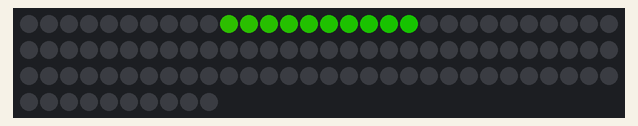
This sketch was run on a simulated Arduino Uno, built with avr-gcc and run on an emulated ATmega328P. Parts: 100 RGB LEDs in strip order, left to right, continuing on the next row. Dim RGB values are drawn brighter than linear.

Above: at 6.1 s.
At 7.3 s:
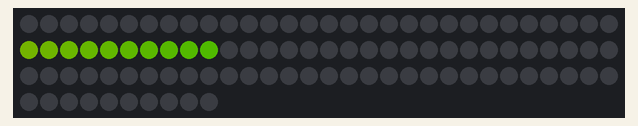
At 8.5 s:
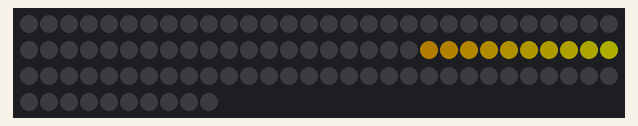
At 10.8 s:
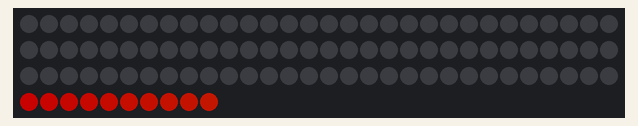
At 13.2 s:
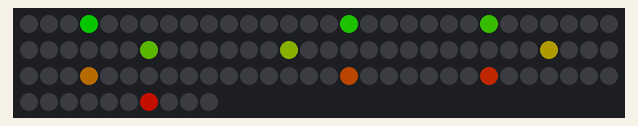
At 16.8 s:
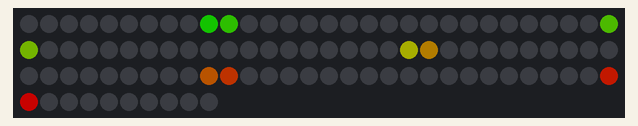

Measured:
- by itself, everything shown: repeats every 17.3 s, in 148 steps

The sketch:

strip_led_tuto.ino
```cpp
#include <Adafruit_NeoPixel.h>

typedef unsigned char uint8;  // 8 bits non signé
typedef char int8;  // 8 bits signé

#define MX_LINE           10
#define MX_COL            10

typedef struct
{
  uint8 red;
  uint8 green;
  uint8 blue;
  uint8 ind;
  uint8 seg;
}PIXEL_t;

PIXEL_t matrix[MX_LINE][MX_COL];

#define LED_PIN    6

// How many NeoPixels are attached to the Arduino?
#define LED_COUNT (MX_LINE * MX_COL)

// Declare our NeoPixel strip object:
Adafruit_NeoPixel strip(LED_COUNT, LED_PIN, NEO_GRB + NEO_KHZ800);

int8 line,col;

void setup()
{
  // put your setup code here, to run once:
  strip.begin();
  strip.show(); // Initialize all pixels to 'off'
}


void loop()
{
    uint8 red = 0;
    uint8 green = 100;
    uint8 blue = 0;

    uint8 ledNo = 0;
    uint8 fxStep = 0;

    for( line = 0 ; line < MX_LINE ; line++)
    {
        for( col = 0 ; col < MX_COL ; col++)
        {
        matrix[line][col].red = red++;
        matrix[line][col].green = green--;
        matrix[line][col].blue = blue;
        }
    }

  for( line = 0 ; line < MX_LINE ; line++)
  {
    for( col = 0 ; col < MX_COL ; col++)
    {
    ledNo = CalcLedNo(line,col);
    strip.setPixelColor(ledNo, matrix[line][col].red, matrix[line][col].green, matrix[line][col].blue);
    strip.show();
    delay(50);
    }
  }
       //calcul du numéro de la led qui correspond à la position de la matrice
    for( fxStep = 0 ; fxStep <= MX_LINE ; fxStep++)
    {
        for( line = 0 ; line < MX_LINE ; line++)
        {
            for( col = 0 ; col < MX_COL ; col++)
                {
        ledNo = CalcLedNo(line,col);
        if(line == fxStep)
          strip.setPixelColor(ledNo, matrix[line][col].red, matrix[line][col].green, matrix[line][col].blue);
        else
           strip.setPixelColor(ledNo, 0,0,0);

      }
         strip.show();
        delay(50);
    }
  }

       //calcul du numéro de la led qui correspond à la position de la matrice
  for( fxStep = 0 ; fxStep <= MX_LINE ; fxStep++)
  {
    for( col = 0 ; col < MX_COL ; col++)
     {
      for( line = 0 ; line < MX_LINE ; line++)
      {
        ledNo = CalcLedNo(line,col);
        if(col == fxStep)
          strip.setPixelColor(ledNo, matrix[line][col].red, matrix[line][col].green, matrix[line][col].blue);
        else
           strip.setPixelColor(ledNo, 0,0,0);

      }
         strip.show();
        delay(50);
     }
  }


}

char CalcLedNo(char line, char col)
{
    if((line % 2) == 0)
    {
        return col + (line * MX_COL);
    }
    else
    {
          return (MX_COL - col - 1)  + (line * MX_COL);
    }
}
```
